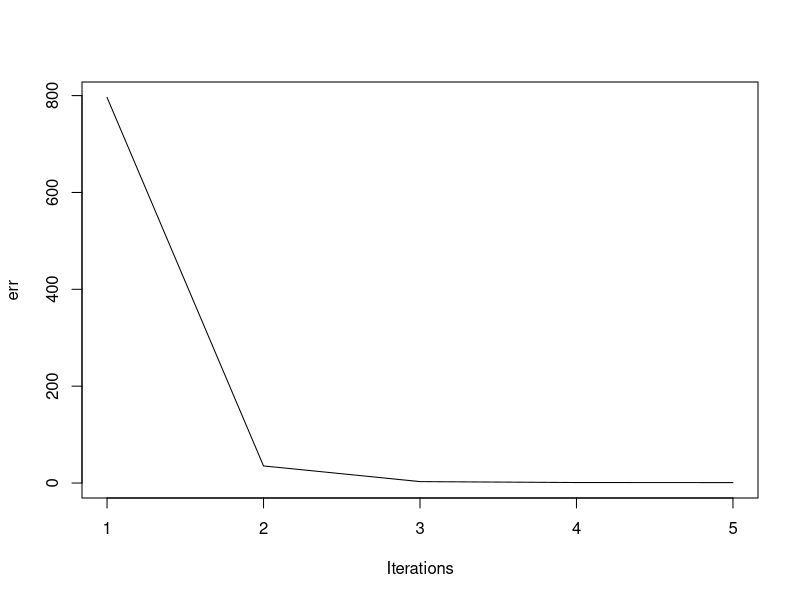

Here is the R script that generated this plot:

p = 100
n = 1000
itr = 5
set.seed(1)
x = matrix(10*rnorm(p*n), ncol=p,nrow=n)
betas = rnorm(p)
beta_0 = rep(0.7,n)
err = rnorm(n)
betas_hat = rnorm(p)

y = beta_0 + x%*%betas + err

err = c()
for(j in 1:itr){
    for(i in 1:p){
        Y = y-x[,-i]%*%betas_hat[-i]
        model = lm(Y~x[,i])
        betas_hat[i] = model$coef[2]
    }
    intercept = model$coef[1]
    pred = intercept + x%*%betas_hat
    err[j]=mean((pred-y)^2)
}

intercept

plot(err,xlab="Iterations", type="l")

betas_hat

betas

intercept


